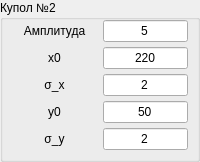
                    <widget class="QGroupBox" name="groupBox_dome_2">
                     <property name="title">
                      <string>Купол №2</string>
                     </property>
                     <layout class="QVBoxLayout" name="layout_dome_2">
                      <property name="spacing">
                       <number>5</number>
                      </property>
                      <property name="leftMargin">
                       <number>0</number>
                      </property>
                      <property name="topMargin">
                       <number>0</number>
                      </property>
                      <property name="rightMargin">
                       <number>0</number>
                      </property>
                      <property name="bottomMargin">
                       <number>9</number>
                      </property>
                      <item>
                       <widget class="QWidget" name="widget_amplitude_2" native="true">
                        <property name="sizePolicy">
                         <sizepolicy hsizetype="Preferred" vsizetype="Maximum">
                          <horstretch>0</horstretch>
                          <verstretch>0</verstretch>
                         </sizepolicy>
                        </property>
                        <layout class="QHBoxLayout" name="layout_amplitude_2" stretch="1,1">
                         <property name="topMargin">
                          <number>0</number>
                         </property>
                         <property name="bottomMargin">
                          <number>0</number>
                         </property>
                         <item>
                          <widget class="QLabel" name="label_text_amplitude_2">
                           <property name="text">
                            <string>Амплитуда</string>
                           </property>
                           <property name="alignment">
                            <set>Qt::AlignCenter</set>
                           </property>
                          </widget>
                         </item>
                         <item>
                          <widget class="QLineEdit" name="lineEdit_amplitude_2">
                           <property name="text">
                            <string>5</string>
                           </property>
                           <property name="alignment">
                            <set>Qt::AlignCenter</set>
                           </property>
                          </widget>
                         </item>
                        </layout>
                       </widget>
                      </item>
                      <item>
                       <widget class="QWidget" name="widget_x0_2" native="true">
                        <property name="sizePolicy">
                         <sizepolicy hsizetype="Preferred" vsizetype="Maximum">
                          <horstretch>0</horstretch>
                          <verstretch>0</verstretch>
                         </sizepolicy>
                        </property>
                        <layout class="QHBoxLayout" name="layout_x0_2" stretch="1,1">
                         <property name="topMargin">
                          <number>0</number>
                         </property>
                         <property name="bottomMargin">
                          <number>0</number>
                         </property>
                         <item>
                          <widget class="QLabel" name="label_text_x0_2">
                           <property name="text">
                            <string>x0</string>
                           </property>
                           <property name="alignment">
                            <set>Qt::AlignCenter</set>
                           </property>
                          </widget>
                         </item>
                         <item>
                          <widget class="QLineEdit" name="lineEdit_x0_2">
                           <property name="text">
                            <string>220</string>
                           </property>
                           <property name="alignment">
                            <set>Qt::AlignCenter</set>
                           </property>
                          </widget>
                         </item>
                        </layout>
                       </widget>
                      </item>
                      <item>
                       <widget class="QWidget" name="widget_sigma_x_2" native="true">
                        <property name="sizePolicy">
                         <sizepolicy hsizetype="Preferred" vsizetype="Maximum">
                          <horstretch>0</horstretch>
                          <verstretch>0</verstretch>
                         </sizepolicy>
                        </property>
                        <layout class="QHBoxLayout" name="layout_sigma_x_2" stretch="1,1">
                         <property name="topMargin">
                          <number>0</number>
                         </property>
                         <property name="bottomMargin">
                          <number>0</number>
                         </property>
                         <item>
                          <widget class="QLabel" name="label_text_sigma_x_2">
                           <property name="text">
                            <string>σ_x</string>
                           </property>
                           <property name="alignment">
                            <set>Qt::AlignCenter</set>
                           </property>
                          </widget>
                         </item>
                         <item>
                          <widget class="QLineEdit" name="lineEdit_sigma_x_2">
                           <property name="text">
                            <string>2</string>
                           </property>
                           <property name="alignment">
                            <set>Qt::AlignCenter</set>
                           </property>
                          </widget>
                         </item>
                        </layout>
                       </widget>
                      </item>
                      <item>
                       <widget class="QWidget" name="widget_y0_2" native="true">
                        <property name="sizePolicy">
                         <sizepolicy hsizetype="Preferred" vsizetype="Maximum">
                          <horstretch>0</horstretch>
                          <verstretch>0</verstretch>
                         </sizepolicy>
                        </property>
                        <layout class="QHBoxLayout" name="layout_y0_2" stretch="1,1">
                         <property name="topMargin">
                          <number>0</number>
                         </property>
                         <property name="bottomMargin">
                          <number>0</number>
                         </property>
                         <item>
                          <widget class="QLabel" name="label_text_y0_2">
                           <property name="text">
                            <string>y0</string>
                           </property>
                           <property name="alignment">
                            <set>Qt::AlignCenter</set>
                           </property>
                          </widget>
                         </item>
                         <item>
                          <widget class="QLineEdit" name="lineEdit_y0_2">
                           <property name="text">
                            <string>50</string>
                           </property>
                           <property name="alignment">
                            <set>Qt::AlignCenter</set>
                           </property>
                          </widget>
                         </item>
                        </layout>
                       </widget>
                      </item>
                      <item>
                       <widget class="QWidget" name="widget_sigma_y_2" native="true">
                        <property name="sizePolicy">
                         <sizepolicy hsizetype="Preferred" vsizetype="Maximum">
                          <horstretch>0</horstretch>
                          <verstretch>0</verstretch>
                         </sizepolicy>
                        </property>
                        <layout class="QHBoxLayout" name="layout_sigma_y_2" stretch="1,1">
                         <property name="topMargin">
                          <number>0</number>
                         </property>
                         <property name="bottomMargin">
                          <number>0</number>
                         </property>
                         <item>
                          <widget class="QLabel" name="label_text_sigma_y_2">
                           <property name="text">
                            <string>σ_y</string>
                           </property>
                           <property name="alignment">
                            <set>Qt::AlignCenter</set>
                           </property>
                          </widget>
                         </item>
                         <item>
                          <widget class="QLineEdit" name="lineEdit_sigma_y_2">
                           <property name="text">
                            <string>2</string>
                           </property>
                           <property name="alignment">
                            <set>Qt::AlignCenter</set>
                           </property>
                          </widget>
                         </item>
                        </layout>
                       </widget>
                      </item>
                     </layout>
                    </widget>
